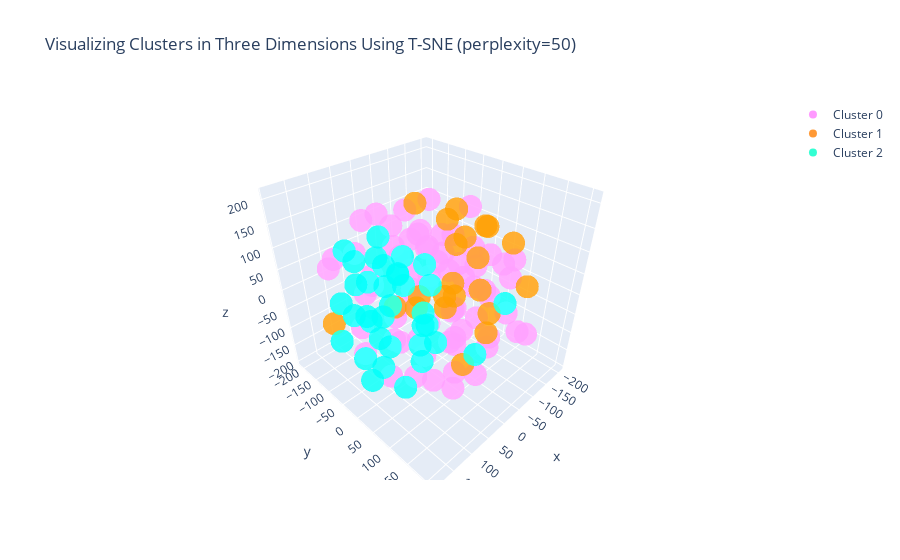

Source (notebook cell):
### Code cell
##Instructions for building the 3-D plot

#trace1 is for 'Cluster 0'
trace1 = go.Scatter3d(
                    x = cluster0["TC1_3d"],
                    y = cluster0["TC2_3d"],
                    z = cluster0["TC3_3d"],
                    mode = "markers",
                    name = "Cluster 0",
                    marker = dict(color = 'rgba(255, 128, 255, 0.8)'),
                    text = None)

#trace2 is for 'Cluster 1'
trace2 = go.Scatter3d(
                    x = cluster1["TC1_3d"],
                    y = cluster1["TC2_3d"],
                    z = cluster1["TC3_3d"],
                    mode = "markers",
                    name = "Cluster 1",
                    marker = dict(color = 'rgba(255, 128, 2, 0.8)'),
                    text = None)

#trace3 is for 'Cluster 2'
trace3 = go.Scatter3d(
                    x = cluster2["TC1_3d"],
                    y = cluster2["TC2_3d"],
                    z = cluster2["TC3_3d"],
                    mode = "markers",
                    name = "Cluster 2",
                    marker = dict(color = 'rgba(0, 255, 200, 0.8)'),
                    text = None)

data = [trace1, trace2, trace3]

title = "Visualizing Clusters in Three Dimensions Using T-SNE (perplexity=" + str(perplexity) + ")"

layout = dict(title = title,
              xaxis= dict(title= 'TC1',ticklen= 5,zeroline= False),
              yaxis= dict(title= 'TC2',ticklen= 5,zeroline= False)
             )

fig = dict(data = data, layout = layout)

iplot(fig)

### Figure 1 — Plotly figure (JSON) as saved in the notebook; plotly's stock layout.template omitted (floating-point values rounded to 4 significant figures)
{"data": [{"marker": {"color": "rgba(255, 128, 255, 0.8)"}, "mode": "markers", "name": "Cluster 0", "type": "scatter3d", "x": [-187.3, 79.31, -204.9, -23.55, -73.74, -37.96, 1.093, -129.9, 93.57, -16.88, -162.1, 89.39, 25.06, 63.72, 21.33, 25.71, 34.93, -49.99, -71.92, 146.5, -110.2, 25.25, -68.75, 11.9, -63.75, 9.965, 95.67, 71.89, -38.07, 81.04, -42.55, 30.66, -41.53, -103.1, -159.3, -1.01, -144.4, 76.86, 101.4, -82.13, -91.75, -30.9, 153.7, 111.8, 34.07, 44.75, 88.72, 92.25, 5.539, -190.8, -70.73, 10.11, -43.15, -60.45, -89.59, 20.39, -141.3, 35.76, 68.84, -2.04, -58.78, 114.0, 88.07, 47.36, 62.68, -102.5, -62.25], "y": [-103.3, -74.68, -2.569, 19.31, 148.0, -149.8, 76.85, 106.6, 161.8, -11.68, -197.3, 53.14, 43.12, -34.85, -184.5, 17.36, 108.1, 206.0, -94.04, -118.8, 100.5, 178.3, 103.2, -90.06, 7.266, -36.34, -12.88, 4.407, -33.39, -123.1, -42.0, 29.76, -139.1, -161.8, -8.221, 36.85, -43.59, -49.58, 166.3, -78.56, -10.05, -94.94, 27.51, -76.84, 162.3, 107.2, 13.55, -186.3, 146.4, 67.27, 41.31, -87.11, 85.01, 42.49, 163.8, 75.01, -108.9, -154.4, 67.54, 109.9, 45.52, 92.81, 54.79, 119.5, -150.4, 85.29, 80.58], "z": [26.18, 24.84, 6.299, 96.02, 114.6, 86.9, 7.386, -60.32, -37.34, 31.24, 1.622, 84.43, -196.2, -103.2, -81.49, -138.8, -26.14, -10.19, 83.88, 74.41, 68.29, 11.68, 13.89, -102.3, -162.8, 116.9, -172.6, 123.1, 184.6, 79.03, 77.91, 52.75, -125.3, -60.9, -63.48, 151.2, -8.644, 188.0, 35.53, -168.3, -93.08, 144.6, 131.2, -138.9, -85.43, 41.56, -64.04, 42.69, 86.67, -17.58, 183.9, 80.76, 86.85, 33.89, -53.46, 101.6, -30.41, 123.9, 164.1, 154.1, -102.6, 8.522, -129.9, -145.4, -139.0, -153.6, -49.59]}, {"marker": {"color": "rgba(255, 128, 2, 0.8)"}, "mode": "markers", "name": "Cluster 1", "type": "scatter3d", "x": [87.35, 146.4, -132.6, -146.0, 32.93, -17.98, 40.72, -119.9, -92.89, -178.1, -115.7, -26.47, 29.42, -28.37, -152.4, -150.3, -114.7, -26.12, -82.1, -178.9, -118.1, -152.7], "y": [128.4, -128.0, 18.7, -84.21, 1.847, -43.09, -55.05, 47.63, 13.53, 72.6, 43.8, 25.73, -0.05231, 78.6, 46.84, 135.9, -30.7, 134.4, -5.309, -2.381, -31.43, -61.29], "z": [106.5, -65.21, 38.2, 87.27, -14.72, -36.58, -39.72, 127.4, 101.3, 77.1, -24.93, -33.77, 209.3, -160.5, -107.4, 12.45, 140.3, -35.8, -14.32, 89.24, 56.36, -113.6]}, {"marker": {"color": "rgba(0, 255, 200, 0.8)"}, "mode": "markers", "name": "Cluster 2", "type": "scatter3d", "x": [144.9, -21.97, 49.13, 180.8, 93.76, -41.16, 40.38, 58.78, 12.97, -12.56, 160.5, 13.76, 143.0, 77.47, 70.24, -2.066, -42.15, 56.88, 28.14, -31.15, 146.6, 27.59, 139.7, 146.9, -46.76, 189.1, 184.4, 95.08, 119.4, 10.58, -80.93, -50.34, -59.73, 165.5, 109.2], "y": [-92.55, 114.7, -31.75, 37.78, 80.38, -119.8, -80.79, 58.61, -144.3, -36.91, 107.0, -119.0, -62.28, -107.8, -146.6, -15.35, 159.1, -74.82, 51.71, -175.9, 39.32, -207.4, 16.73, -27.06, -61.29, 86.03, -43.26, -2.794, -34.67, -76.79, -72.41, -130.0, -68.9, -20.56, -49.55], "z": [4.808, -103.1, 58.86, -84.68, -66.94, -56.36, -168.0, -10.88, 30.7, -168.3, -65.88, -31.83, 135.6, -73.63, -13.07, -91.77, 39.59, 125.3, -79.15, -22.52, 47.04, -0.1558, -20.35, -96.38, -107.2, -11.46, -37.06, 21.58, 71.24, 17.25, -51.76, 12.8, 14.52, 27.06, -35.33]}], "layout": {"title": {"text": "Visualizing Clusters in Three Dimensions Using T-SNE (perplexity=50)"}, "xaxis": {"ticklen": 5, "title": {"text": "TC1"}, "zeroline": false}, "yaxis": {"ticklen": 5, "title": {"text": "TC2"}, "zeroline": false}}}
